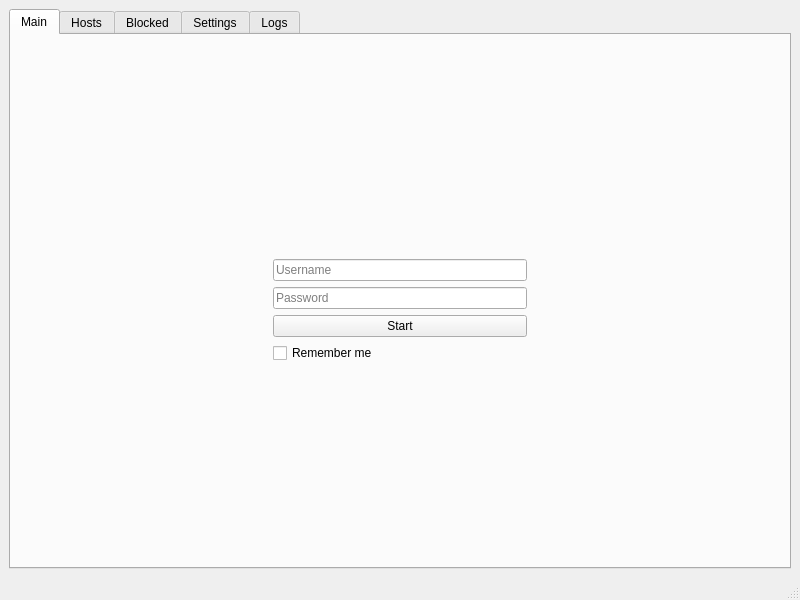
<?xml version="1.0" encoding="UTF-8"?>
<ui version="4.0">
 <class>MainWindow</class>
 <widget class="QMainWindow" name="MainWindow">
  <property name="geometry">
   <rect>
    <x>0</x>
    <y>0</y>
    <width>800</width>
    <height>600</height>
   </rect>
  </property>
  <property name="windowTitle">
   <string>Watch-Fire</string>
  </property>
  <property name="tabShape">
   <enum>QTabWidget::Rounded</enum>
  </property>
  <widget class="QWidget" name="centralwidget">
   <layout class="QVBoxLayout" name="verticalLayout">
    <item>
     <widget class="QTabWidget" name="tabWidget">
      <property name="currentIndex">
       <number>0</number>
      </property>
      <widget class="QWidget" name="tabMain">
       <attribute name="title">
        <string>Main</string>
       </attribute>
       <layout class="QHBoxLayout" name="horizontalLayout">
        <item>
         <spacer name="horizontalSpacer_2">
          <property name="orientation">
           <enum>Qt::Horizontal</enum>
          </property>
          <property name="sizeHint" stdset="0">
           <size>
            <width>219</width>
            <height>20</height>
           </size>
          </property>
         </spacer>
        </item>
        <item>
         <layout class="QVBoxLayout" name="verticalLayout_6">
          <item>
           <spacer name="verticalSpacer_3">
            <property name="orientation">
             <enum>Qt::Vertical</enum>
            </property>
            <property name="sizeHint" stdset="0">
             <size>
              <width>20</width>
              <height>40</height>
             </size>
            </property>
           </spacer>
          </item>
          <item>
           <widget class="QLabel" name="logoLabel">
            <property name="maximumSize">
             <size>
              <width>300</width>
              <height>300</height>
             </size>
            </property>
            <property name="text">
             <string/>
            </property>
            <property name="pixmap">
             <pixmap>../res/inactive.png</pixmap>
            </property>
            <property name="scaledContents">
             <bool>true</bool>
            </property>
            <property name="alignment">
             <set>Qt::AlignCenter</set>
            </property>
           </widget>
          </item>
          <item>
           <widget class="QLineEdit" name="userEdit">
            <property name="placeholderText">
             <string>Username</string>
            </property>
           </widget>
          </item>
          <item>
           <widget class="QLineEdit" name="pwdEdit">
            <property name="echoMode">
             <enum>QLineEdit::Password</enum>
            </property>
            <property name="placeholderText">
             <string>Password</string>
            </property>
           </widget>
          </item>
          <item>
           <widget class="QPushButton" name="pushButton">
            <property name="text">
             <string>Start</string>
            </property>
           </widget>
          </item>
          <item>
           <widget class="QCheckBox" name="rememberCheck">
            <property name="text">
             <string>Remember me</string>
            </property>
           </widget>
          </item>
          <item>
           <spacer name="verticalSpacer_2">
            <property name="orientation">
             <enum>Qt::Vertical</enum>
            </property>
            <property name="sizeHint" stdset="0">
             <size>
              <width>20</width>
              <height>40</height>
             </size>
            </property>
           </spacer>
          </item>
         </layout>
        </item>
        <item>
         <spacer name="horizontalSpacer_3">
          <property name="orientation">
           <enum>Qt::Horizontal</enum>
          </property>
          <property name="sizeHint" stdset="0">
           <size>
            <width>219</width>
            <height>20</height>
           </size>
          </property>
         </spacer>
        </item>
       </layout>
      </widget>
      <widget class="QWidget" name="tabHosts">
       <attribute name="title">
        <string>Hosts</string>
       </attribute>
       <layout class="QVBoxLayout" name="verticalLayout_2">
        <item>
         <widget class="QTableView" name="tableHosts"/>
        </item>
       </layout>
      </widget>
      <widget class="QWidget" name="tabBlocked">
       <attribute name="title">
        <string>Blocked</string>
       </attribute>
       <layout class="QVBoxLayout" name="verticalLayout_3">
        <item>
         <widget class="QTableView" name="tableBlocked"/>
        </item>
       </layout>
      </widget>
      <widget class="QWidget" name="tabSettings">
       <attribute name="title">
        <string>Settings</string>
       </attribute>
       <layout class="QVBoxLayout" name="verticalLayout_5">
        <item>
         <widget class="QLabel" name="devLabel">
          <property name="text">
           <string>Internet adapter</string>
          </property>
         </widget>
        </item>
        <item>
         <widget class="QComboBox" name="devList">
          <property name="minimumSize">
           <size>
            <width>500</width>
            <height>0</height>
           </size>
          </property>
         </widget>
        </item>
        <item>
         <widget class="QCheckBox" name="checkAStart">
          <property name="text">
           <string>Autostart</string>
          </property>
         </widget>
        </item>
        <item>
         <widget class="QCheckBox" name="checkTray">
          <property name="text">
           <string>Minimize to tray</string>
          </property>
         </widget>
        </item>
        <item>
         <layout class="QHBoxLayout" name="horizontalLayout_2">
          <item>
           <widget class="QSpinBox" name="logLines"/>
          </item>
          <item>
           <widget class="QLabel" name="labelLogLines">
            <property name="text">
             <string>Max lines in Log</string>
            </property>
           </widget>
          </item>
          <item>
           <spacer name="horizontalSpacer">
            <property name="orientation">
             <enum>Qt::Horizontal</enum>
            </property>
            <property name="sizeHint" stdset="0">
             <size>
              <width>40</width>
              <height>20</height>
             </size>
            </property>
           </spacer>
          </item>
         </layout>
        </item>
        <item>
         <spacer name="verticalSpacer">
          <property name="orientation">
           <enum>Qt::Vertical</enum>
          </property>
          <property name="sizeHint" stdset="0">
           <size>
            <width>17</width>
            <height>362</height>
           </size>
          </property>
         </spacer>
        </item>
        <item>
         <widget class="QPushButton" name="saveSettings">
          <property name="text">
           <string>Save</string>
          </property>
         </widget>
        </item>
        <item>
         <widget class="QPushButton" name="discardSettings">
          <property name="text">
           <string>Discard</string>
          </property>
         </widget>
        </item>
       </layout>
      </widget>
      <widget class="QWidget" name="tabLogs">
       <attribute name="title">
        <string>Logs</string>
       </attribute>
       <layout class="QVBoxLayout" name="verticalLayout_4">
        <item>
         <widget class="QPlainTextEdit" name="textEdit"/>
        </item>
       </layout>
      </widget>
     </widget>
    </item>
   </layout>
  </widget>
  <widget class="QMenuBar" name="menubar">
   <property name="geometry">
    <rect>
     <x>0</x>
     <y>0</y>
     <width>800</width>
     <height>21</height>
    </rect>
   </property>
  </widget>
  <widget class="QStatusBar" name="statusbar"/>
 </widget>
 <resources/>
 <connections/>
</ui>
